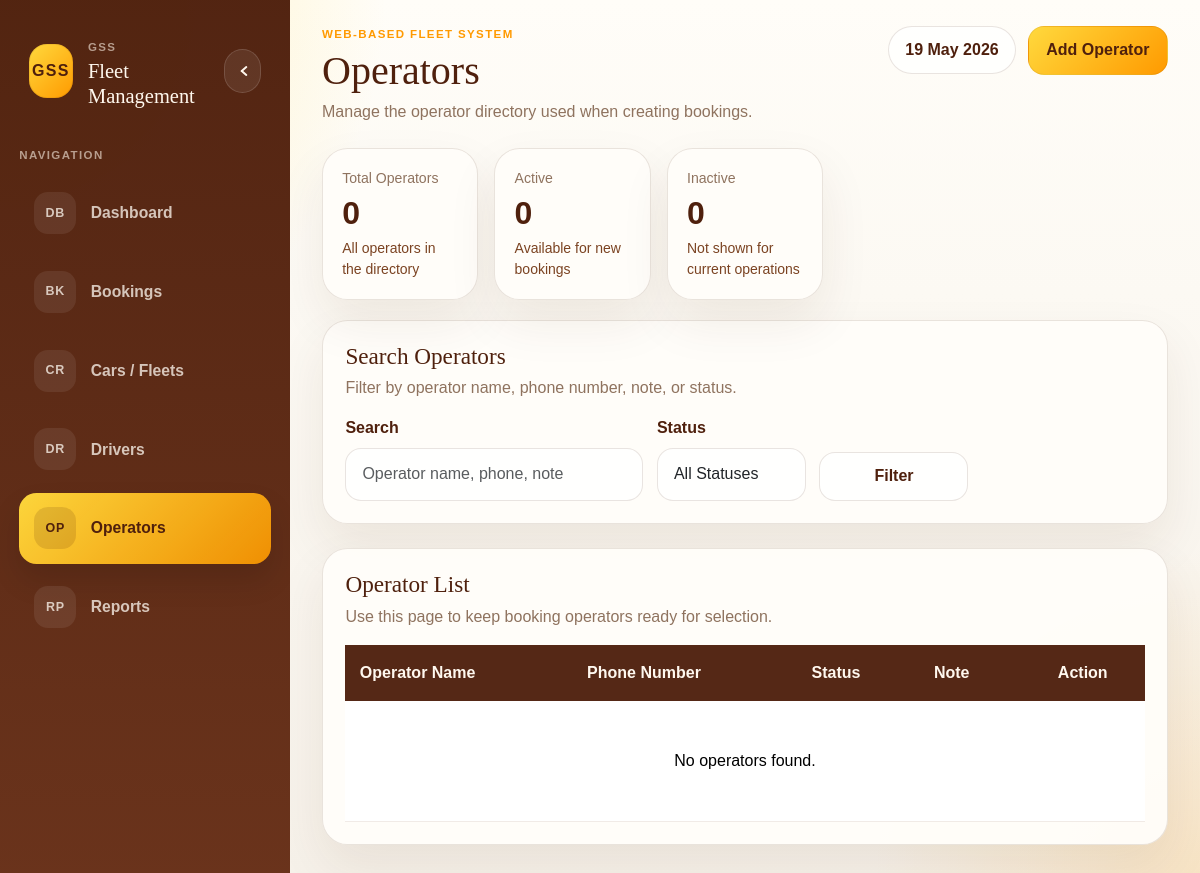
/operators.php, run on an earlier commit of the app's database.
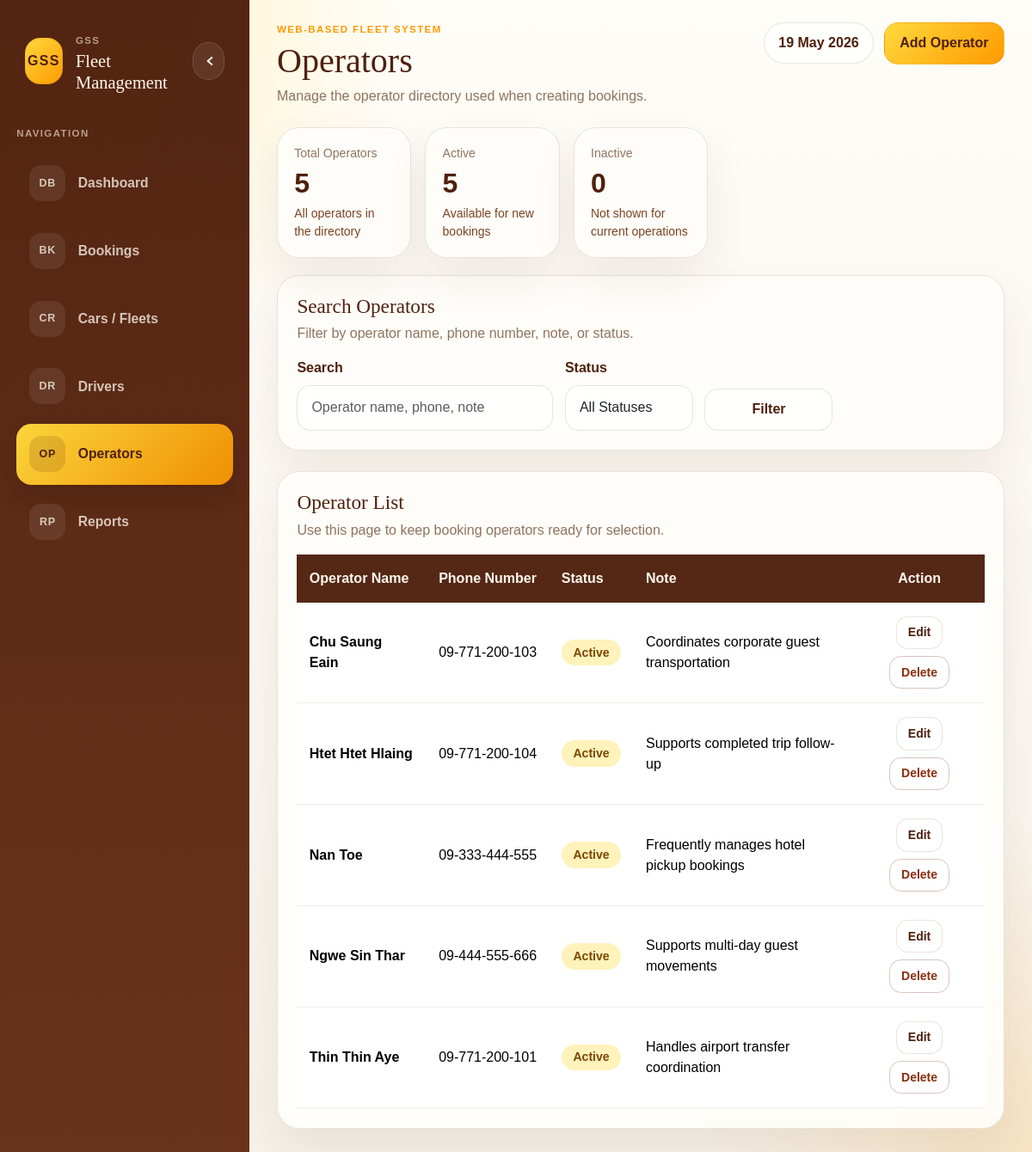
And on a later commit of the database.
### tables this page shows
CREATE TABLE operators (
    id INT UNSIGNED AUTO_INCREMENT PRIMARY KEY,
    full_name VARCHAR(150) NOT NULL UNIQUE,
    phone_number VARCHAR(30) NULL,
    operator_status ENUM('Active', 'Inactive') NOT NULL DEFAULT 'Active',
    note TEXT NULL,
    created_at TIMESTAMP DEFAULT CURRENT_TIMESTAMP,
    updated_at TIMESTAMP DEFAULT CURRENT_TIMESTAMP ON UPDATE CURRENT_TIMESTAMP
);

### includes/helpers.php (called while the page is built, shortened)
<?php
function e(?string $value): string
{
    return htmlspecialchars((string) $value, ENT_QUOTES, 'UTF-8');
}
function asset_url(string $path): string
{
    $normalizedPath = ltrim(str_replace('\\', '/', $path), '/');
    $absolutePath = dirname(__DIR__) . DIRECTORY_SEPARATOR
        . str_replace('/', DIRECTORY_SEPARATOR, $normalizedPath);
    return $normalizedPath . '?v=' . filemtime($absolutePath);
}
function app_navigation(): array
{
    return [
        [
            'key' => 'dashboard',
            'label' => 'Dashboard',
            'path' => 'index.php',
            'description' => 'Overview and quick stats',
            'icon' => 'DB',
        ],
        [
            'key' => 'bookings',
            'label' => 'Bookings',
            'path' => 'bookings.php',
            'description' => 'Trip assignments',
            'icon' => 'BK',
        ],
        [
            'key' => 'cars',
            'label' => 'Cars / Fleets',
            'path' => 'cars.php',
            'description' => 'Vehicle master data',
            'icon' => 'CR',
        ],
        [
            'key' => 'drivers',
            'label' => 'Drivers',
            'path' => 'drivers.php',
            'description' => 'Driver directory',
            'icon' => 'DR',
        ],
        [
            'key' => 'operators',
            'label' => 'Operators',
            'path' => 'operators.php',
            'description' => 'Operator directory',
            'icon' => 'OP',
        ],
        [
            'key' => 'reports',
            'label' => 'Reports',
            'path' => 'reports.php',
            'description' => 'Status and planning',
            'icon' => 'RP',
        ],
    ];
}
function nav_is_active(string $activePage, string $expected): string
{
    return $activePage === $expected ? 'is-active' : '';
}
function operator_status_class(string $status): string
{
    return match (strtolower($status)) {
        'active' => 'resource-available',
        default => 'resource-inactive',
    };
}

### operators.php (the view, shortened to what this page needs)
<?php
require_once __DIR__ . '/includes/bootstrap.php';
$activePage = 'operators';
$pageTitle = 'Operators';
$pageSummary = 'Manage the operator directory used when creating bookings.';
$pageActions = '<a class="btn btn-accent" href="operator-create.php">Add Operator</a>';
$filters = [
    'search' => trim((string) ($_GET['search'] ?? '')),
    'status' => trim((string) ($_GET['status'] ?? '')),
];
$operators = [];
$stats = [
    'total' => 0,
    'active' => 0,
    'inactive' => 0,
];
if ($db instanceof mysqli) {
    $sql = 'SELECT id, full_name, phone_number, operator_status, note FROM operators';
    $sql .= ' ORDER BY full_name ASC';
    $statement = $db->prepare($sql);
    if ($statement instanceof mysqli_stmt) {
        $statement->execute();
        $result = $statement->get_result();
        while ($row = $result->fetch_assoc()) {
            $operators[] = $row;
        }
    }
    $statsResult = $db->query(
        "SELECT
            COUNT(*) AS total,
            SUM(operator_status = 'Active') AS active,
            SUM(operator_status = 'Inactive') AS inactive
         FROM operators"
    );
    if ($statsResult instanceof mysqli_result) {
        $stats = array_merge($stats, $statsResult->fetch_assoc() ?: []);
    }
}
require __DIR__ . '/includes/header.php';
?>
<section class="overview-grid">
    <div class="card-shell overview-card">
        <span>Total Operators</span>
        <strong><?= e((string) ($stats['total'] ?? 0)) ?></strong>
        <small>All operators in the directory</small>
    </div>
    <div class="card-shell overview-card">
        <span>Active</span>
        <strong><?= e((string) ($stats['active'] ?? 0)) ?></strong>
        <small>Available for new bookings</small>
    </div>
    <div class="card-shell overview-card">
        <span>Inactive</span>
        <strong><?= e((string) ($stats['inactive'] ?? 0)) ?></strong>
        <small>Not shown for current operations</small>
    </div>
</section>
<section class="card-shell section-card mb-4">
    <div class="section-title">
        <div>
            <h2>Search Operators</h2>
            <p>Filter by operator name, phone number, note, or status.</p>
        </div>
    </div>
    <form method="get" class="filter-grid">
        <div>
            <label for="search" class="form-label">Search</label>
            <input type="text" class="form-control" id="search" name="search" value="<?= e($filters['search']) ?>" placeholder="Operator name, phone, note">
        </div>
        <div>
            <label for="status" class="form-label">Status</label>
            <select class="form-select" id="status" name="status">
                <option value="">All Statuses</option>
            </select>
        </div>
        <div class="d-grid align-self-end">
            <button type="submit" class="btn btn-shell">Filter</button>
        </div>
    </form>
</section>
<section class="card-shell section-card">
    <div class="section-title">
        <div>
            <h2>Operator List</h2>
            <p>Use this page to keep booking operators ready for selection.</p>
        </div>
    </div>
    <div class="table-responsive">
        <table class="table data-table">
            <thead>
                <tr>
                    <th>Operator Name</th>
                    <th>Phone Number</th>
                    <th>Status</th>
                    <th>Note</th>
                    <th class="text-center">Action</th>
                </tr>
            </thead>
            <tbody>
                <?php if ($operators === []): ?>
                    <tr>
                        <td colspan="5" class="text-center py-5 text-muted-soft">No operators found.</td>
                    </tr>
                <?php else: ?>
                    <?php foreach ($operators as $operator): ?>
                        <tr>
                            <td class="fw-semibold"><?= e($operator['full_name']) ?></td>
                            <td><?= e($operator['phone_number'] ?: '-') ?></td>
                            <td><span class="resource-pill <?= e(operator_status_class($operator['operator_status'])) ?>"><?= e($operator['operator_status']) ?></span></td>
                            <td class="note-cell"><?= e($operator['note'] ?: '-') ?></td>
                            <td class="text-center">
                                <div class="d-flex justify-content-center gap-2 flex-wrap">
                                    <a class="btn btn-sm btn-shell" href="operator-edit.php?id=<?= e((string) $operator['id']) ?>">Edit</a>
                                    <form method="post" action="operator-delete.php?id=<?= e((string) $operator['id']) ?>" onsubmit="return confirm('Delete this operator?');">
                                        <button type="submit" class="btn btn-sm btn-outline-danger">Delete</button>
                                    </form>
                                </div>
                            </td>
                        </tr>
                    <?php endforeach; ?>
                <?php endif; ?>
            </tbody>
        </table>
    </div>
</section>
<?php require __DIR__ . '/includes/footer.php'; ?>

### includes/header.php (shortened to what this page needs)
<?php
$pageTitle = $pageTitle ?? 'Fleet Management System';
$pageSummary = $pageSummary ?? 'Manage fleet operations from one place.';
$activePage = $activePage ?? 'dashboard';
$pageActions = $pageActions ?? '';
$navigationItems = app_navigation();
?>
<!DOCTYPE html>
<html lang="en">
<head>
    <link rel="stylesheet" href="<?= e(asset_url('assets/vendor/bootstrap/bootstrap.min.css')) ?>">
    <link rel="stylesheet" href="<?= e(asset_url('assets/css/style.css')) ?>">
</head>
<body>
    <div class="app-shell">
        <aside class="sidebar" id="appSidebar">
            <div class="sidebar-brand">
                <div class="sidebar-brand-main">
                    <div class="brand-mark">GSS</div>
                    <div class="sidebar-brand-copy">
                        <span class="sidebar-kicker">GSS</span>
                        <h2>Fleet Management</h2>
                    </div>
                </div>
                <button class="sidebar-desktop-toggle" type="button" data-sidebar-desktop-toggle aria-label="Toggle sidebar" aria-pressed="false">
                    <span class="sidebar-desktop-toggle-icon" aria-hidden="true"></span>
                </button>
            </div>
            <div class="sidebar-section-label">Navigation</div>
            <nav class="sidebar-nav">
                <?php foreach ($navigationItems as $item): ?>
                    <a class="sidebar-link <?= e(nav_is_active($activePage, $item['key'])) ?>" href="<?= e($item['path']) ?>">
                        <span class="sidebar-link-icon"><?= $item['icon'] ?></span>
                        <span class="sidebar-link-copy">
                            <strong><?= e($item['label']) ?></strong>
                        </span>
                    </a>
                <?php endforeach; ?>
            </nav>
        </aside>
        <div class="app-main">
            <header class="app-topbar">
                <div class="page-heading">
                    <div>
                        <div class="page-kicker">Web-Based Fleet System</div>
                        <h1><?= e($pageTitle) ?></h1>
                        <p><?= e($pageSummary) ?></p>
                    </div>
                </div>
                <div class="topbar-actions">
                    <span class="date-chip"><?= e(date('d M Y')) ?></span>
                    <?= $pageActions ?>
                </div>
            </header>
            <main class="app-content">

### includes/footer.php (shortened to what this page needs)
            </main>
        </div>
    </div>
</body>
</html>

What changed in the data, as far as the page shows it:
added operators: full_name "Chu Saung Eain", phone_number "09-771-200-103", operator_status "Active", note "Coordinates corporate guest transportation"
added operators: full_name "Htet Htet Hlaing", phone_number "09-771-200-104", operator_status "Active", note "Supports completed trip follow-up"
added operators: full_name "Nan Toe", phone_number "09-333-444-555", operator_status "Active", note "Frequently manages hotel pickup bookings"
added operators: full_name "Ngwe Sin Thar", phone_number "09-444-555-666", operator_status "Active", note "Supports multi-day guest movements"
added operators: full_name "Thin Thin Aye", phone_number "09-771-200-101", operator_status "Active", note "Handles airport transfer coordination"
Also different on the page:
$stats['total']: "0" → "5"
$stats['active']: "0" → "5"
text no longer shown: "No operators found."
